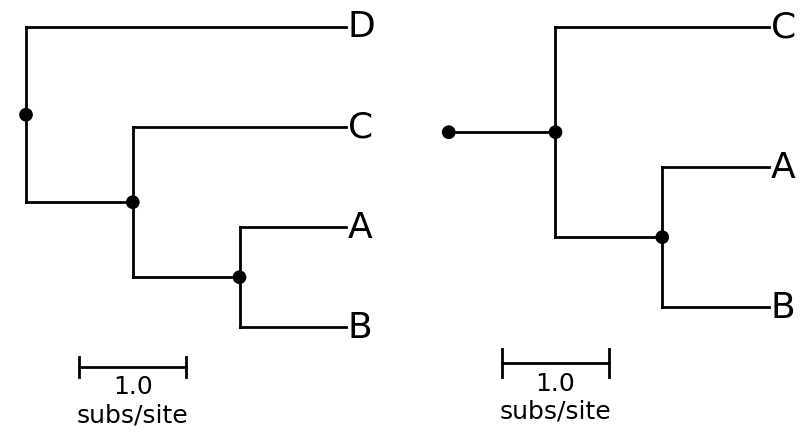

Recreate this plot in Python.
import baltic as bt
from baltic import bt_utils

import matplotlib as mpl
from matplotlib import pyplot as plt
from matplotlib.gridspec import GridSpec

treestring = '((("A":1,"B":1):1,"C":2):1,"D":3);'
ll = bt.make_tree(treestring, 'divergence')
ll.treeStats()

fig = plt.figure(figsize=(10,5),facecolor='w')
gs = GridSpec(1,2)

ax = plt.subplot(gs[0])
ax2 = plt.subplot(gs[1])

descendants = []
for k in ll.get_branches():
    if k.is_leaf() and k.name in ['A', 'C']:
        descendants.append(k)

commonAncestor = ll.find_MRCA(descendants)

subtree_ll = ll.subtree(commonAncestor)

ll.plot_tree(ax)
subtree_ll.plot_tree(ax2)

def target_function(node):
    """
    Equivalent to anonymous function lambda k: k.is_node()
    """
    return node.is_node()

ll.plot_text(ax, size = 26)
ll.plot_points(ax, targetFxn = target_function)

subtree_ll.plot_text(ax2, size = 26)
subtree_ll.plot_points(ax2, targetFxn = target_function)

bt_utils.plot_scale_bar(ax, xy = (0.5, 0.1), tree = ll, style = 'fancy', textKwargs={'fontsize': 18})
bt_utils.plot_scale_bar(ax2, xy = (0.5, 0.1), tree = subtree_ll, style = 'fancy', textKwargs={'fontsize': 18})

bt_utils.clean_axes(ax)
bt_utils.clean_axes(ax2)

plt.show()
